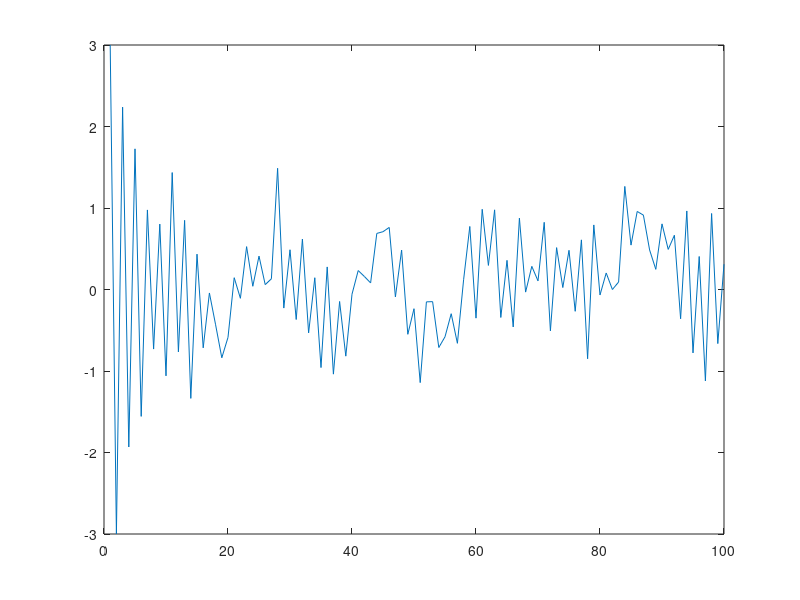

Reproduce this figure in MATLAB. (Note: this script raises an error after producing the figure.)
%% Generate AR Data
p = 2;
n = 100;
X_ar = zeros(n, 1);
X_ar(1:p) = [3, -3];
%phi = [.5, -.5]; % oscillation
phi = [.5, -.2]; % exponential decay
%phi = [1.3, -.7]; % exponential increase
for t = 1:size(X_ar, 1)
    if X_ar(t) == 0
        X_ar(t) = phi*X_ar(t-p:t-1) + normrnd(0, .5);
    end
end
plot(X_ar)

ar_mod = ar(X_ar, 10);
ar_mod
ar_mod.covar % covariance matrix
ar_mod.Report.Parameters.ParVector % Parameters
compare(X_ar, ar_mod, 2) % 10-step ahead prediction

armax_mod = armax(X_ar, [3 1]);
armax_mod
armax_mod.Report.Parameters.ParVector % Parameters
compare(X_ar, armax_mod, 2) % 10-step ahead prediction

%% Generate MA Data
q = 2;
n = 100;
% different errors
%errors = normrnd(sin((2*pi*(0:1/n:1))), .1)';
errors = normrnd((((2*pi*(0:1/n:1))-pi)/2).^2, .1)';
%errors = normrnd(0, .1, 1, n)';
errors = errors(1:n);
X_ma = zeros(n, 1);
mu = 3;
X_ma(1:q) = mu * ones(q, 1);
theta = [-.5, .5];
for t = 1:size(X_ma, 1)
    if X_ma(t) == 0
        X_ma(t) = mu + errors(t) + theta*errors(t-q:t-1);
    end
end
plot(X_ma)

armax_mod = armax(X_ma, [1 4]);
armax_mod
armax_mod.Report.Parameters.ParVector % Parameters
compare(X_ma, armax_mod, 2) % 10-step ahead prediction


%% Generate ARMA Data
p = 3;
q = 2;
n = 200;
errors = normrnd((((2*pi*(0:1/n:1))-pi)/2).^2, .1)';
errors = errors(1:n);
X_arma = zeros(n, 1);
X_arma(1:p) = [10, -10, 5];
phi = [.5, -.2, .2];
theta = [-1, 1];
mu = 3;
for t = 1:size(X_arma, 1)
    if X_arma(t) == 0
        X_arma(t) = mu + errors(t) + theta*errors(t-q:t-1) + phi*X_arma(t-p:t-1);
    end
end
plot(X_arma)
 
armax_mod = armax(X_arma, [4 2]);
armax_mod
armax_mod.Report.Parameters.ParVector % Parameters
compare(X_arma, armax_mod, 2) % 10-step ahead prediction

%% How to decide on number of parameters?
% Looking at autocorrelation function
n = 100;
corr = xcorr(X_ar);
corr = corr(n:end);
plot(corr/n)

% Looking at partial autocorrelation function
pcorr = parcorr(X_ar);
plot(pcorr)
ylim([-1.2, 1.2])

% More examples
Mdl = arima('AR',{0.6 -0.5},'Constant',0,'Variance', 1);
y = simulate(Mdl,1000);
plot(y)
[partialACF, lags, bounds] = parcorr(y,'NumAR',2);
parcorr(y)

Mdl = arima('AR',{0.75,0.15} ,'MA',-0.5,'Constant',2, 'Variance',1);
y = simulate(Mdl,1000);
[partialACF,lags,bounds] = parcorr(y,'NumAR',2);
parcorr(y)
parcorr(y,'NumLags',40)

% Fit models with different number of parameters and look at AIC (BIC)



